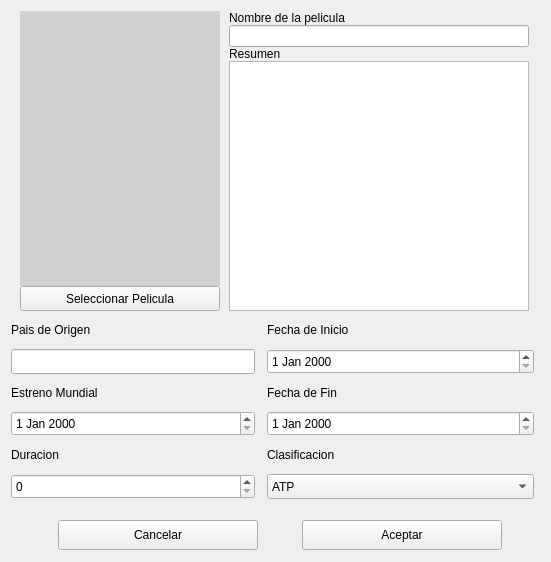
<?xml version="1.0" encoding="UTF-8"?>
<ui version="4.0">
 <class>Form</class>
 <widget class="QWidget" name="Form">
  <property name="geometry">
   <rect>
    <x>0</x>
    <y>0</y>
    <width>551</width>
    <height>562</height>
   </rect>
  </property>
  <property name="windowTitle">
   <string>Form</string>
  </property>
  <layout class="QVBoxLayout" name="verticalLayout">
   <item>
    <widget class="QWidget" name="widget" native="true">
     <property name="maximumSize">
      <size>
       <width>16777215</width>
       <height>600</height>
      </size>
     </property>
     <layout class="QVBoxLayout" name="verticalLayout_2">
      <property name="spacing">
       <number>0</number>
      </property>
      <property name="leftMargin">
       <number>0</number>
      </property>
      <property name="topMargin">
       <number>0</number>
      </property>
      <property name="rightMargin">
       <number>0</number>
      </property>
      <property name="bottomMargin">
       <number>0</number>
      </property>
      <item>
       <widget class="QWidget" name="widget_4" native="true">
        <property name="maximumSize">
         <size>
          <width>16777215</width>
          <height>300</height>
         </size>
        </property>
        <layout class="QHBoxLayout" name="horizontalLayout">
         <property name="spacing">
          <number>0</number>
         </property>
         <property name="leftMargin">
          <number>0</number>
         </property>
         <property name="topMargin">
          <number>0</number>
         </property>
         <property name="rightMargin">
          <number>0</number>
         </property>
         <property name="bottomMargin">
          <number>0</number>
         </property>
         <item>
          <widget class="QWidget" name="widget_5" native="true">
           <property name="maximumSize">
            <size>
             <width>200</width>
             <height>16777215</height>
            </size>
           </property>
           <layout class="QVBoxLayout" name="verticalLayout_3">
            <property name="spacing">
             <number>0</number>
            </property>
            <property name="leftMargin">
             <number>0</number>
            </property>
            <property name="topMargin">
             <number>0</number>
            </property>
            <property name="rightMargin">
             <number>0</number>
            </property>
            <property name="bottomMargin">
             <number>0</number>
            </property>
            <item>
             <widget class="QLabel" name="label_peli">
              <property name="styleSheet">
               <string notr="true">background-color:rgb(208, 208, 208)</string>
              </property>
              <property name="text">
               <string/>
              </property>
             </widget>
            </item>
            <item>
             <widget class="QPushButton" name="btn_seleccionar_pelicula">
              <property name="minimumSize">
               <size>
                <width>0</width>
                <height>25</height>
               </size>
              </property>
              <property name="text">
               <string>Seleccionar Pelicula</string>
              </property>
             </widget>
            </item>
           </layout>
          </widget>
         </item>
         <item>
          <widget class="QWidget" name="widget_6" native="true">
           <property name="maximumSize">
            <size>
             <width>300</width>
             <height>16777215</height>
            </size>
           </property>
           <layout class="QVBoxLayout" name="verticalLayout_4">
            <property name="spacing">
             <number>0</number>
            </property>
            <property name="leftMargin">
             <number>0</number>
            </property>
            <property name="topMargin">
             <number>0</number>
            </property>
            <property name="rightMargin">
             <number>0</number>
            </property>
            <property name="bottomMargin">
             <number>0</number>
            </property>
            <item>
             <widget class="QLabel" name="label">
              <property name="styleSheet">
               <string notr="true">font: 11pt &quot;MS Shell Dlg 2&quot;;</string>
              </property>
              <property name="text">
               <string>Nombre de la pelicula</string>
              </property>
             </widget>
            </item>
            <item>
             <widget class="QLineEdit" name="nombre_pelicula"/>
            </item>
            <item>
             <widget class="QLabel" name="label_2">
              <property name="styleSheet">
               <string notr="true">font: 11pt &quot;MS Shell Dlg 2&quot;;</string>
              </property>
              <property name="text">
               <string>Resumen</string>
              </property>
             </widget>
            </item>
            <item>
             <widget class="QTextEdit" name="textEdit_Resumen"/>
            </item>
           </layout>
          </widget>
         </item>
        </layout>
       </widget>
      </item>
      <item>
       <widget class="QWidget" name="widget_3" native="true">
        <property name="maximumSize">
         <size>
          <width>16777215</width>
          <height>300</height>
         </size>
        </property>
        <layout class="QHBoxLayout" name="horizontalLayout_3">
         <property name="spacing">
          <number>0</number>
         </property>
         <property name="leftMargin">
          <number>0</number>
         </property>
         <property name="topMargin">
          <number>0</number>
         </property>
         <property name="rightMargin">
          <number>0</number>
         </property>
         <property name="bottomMargin">
          <number>0</number>
         </property>
         <item>
          <widget class="QWidget" name="widget_7" native="true">
           <property name="minimumSize">
            <size>
             <width>0</width>
             <height>0</height>
            </size>
           </property>
           <property name="maximumSize">
            <size>
             <width>250</width>
             <height>16777215</height>
            </size>
           </property>
           <layout class="QVBoxLayout" name="verticalLayout_7">
            <property name="spacing">
             <number>6</number>
            </property>
            <property name="leftMargin">
             <number>0</number>
            </property>
            <property name="topMargin">
             <number>6</number>
            </property>
            <property name="rightMargin">
             <number>6</number>
            </property>
            <property name="bottomMargin">
             <number>6</number>
            </property>
            <item>
             <widget class="QLabel" name="label_4">
              <property name="styleSheet">
               <string notr="true">font: 11pt &quot;MS Shell Dlg 2&quot;;</string>
              </property>
              <property name="text">
               <string>Pais de Origen</string>
              </property>
             </widget>
            </item>
            <item>
             <widget class="QLineEdit" name="lineEdit_pais_origen">
              <property name="minimumSize">
               <size>
                <width>0</width>
                <height>25</height>
               </size>
              </property>
             </widget>
            </item>
            <item>
             <widget class="QLabel" name="label_5">
              <property name="styleSheet">
               <string notr="true">font: 11pt &quot;MS Shell Dlg 2&quot;;</string>
              </property>
              <property name="text">
               <string>Estreno Mundial</string>
              </property>
             </widget>
            </item>
            <item>
             <widget class="QDateEdit" name="dateEdit_estreno_mundial">
              <property name="minimumSize">
               <size>
                <width>100</width>
                <height>25</height>
               </size>
              </property>
             </widget>
            </item>
            <item>
             <widget class="QLabel" name="label_6">
              <property name="styleSheet">
               <string notr="true">font: 11pt &quot;MS Shell Dlg 2&quot;;</string>
              </property>
              <property name="text">
               <string>Duracion</string>
              </property>
             </widget>
            </item>
            <item>
             <widget class="QSpinBox" name="duracion">
              <property name="minimumSize">
               <size>
                <width>25</width>
                <height>25</height>
               </size>
              </property>
             </widget>
            </item>
           </layout>
          </widget>
         </item>
         <item>
          <widget class="QWidget" name="widget_8" native="true">
           <layout class="QVBoxLayout" name="verticalLayout_6">
            <property name="spacing">
             <number>6</number>
            </property>
            <property name="leftMargin">
             <number>6</number>
            </property>
            <property name="topMargin">
             <number>6</number>
            </property>
            <property name="rightMargin">
             <number>6</number>
            </property>
            <property name="bottomMargin">
             <number>6</number>
            </property>
            <item>
             <widget class="QLabel" name="label_8">
              <property name="styleSheet">
               <string notr="true">font: 11pt &quot;MS Shell Dlg 2&quot;;</string>
              </property>
              <property name="text">
               <string>Fecha de Inicio</string>
              </property>
             </widget>
            </item>
            <item>
             <widget class="QDateEdit" name="dateEdit_fecha_inicio">
              <property name="minimumSize">
               <size>
                <width>100</width>
                <height>25</height>
               </size>
              </property>
             </widget>
            </item>
            <item>
             <widget class="QLabel" name="label_9">
              <property name="styleSheet">
               <string notr="true">font: 11pt &quot;MS Shell Dlg 2&quot;;</string>
              </property>
              <property name="text">
               <string>Fecha de Fin</string>
              </property>
             </widget>
            </item>
            <item>
             <widget class="QDateEdit" name="dateEdit_fecha_fin">
              <property name="minimumSize">
               <size>
                <width>0</width>
                <height>25</height>
               </size>
              </property>
             </widget>
            </item>
            <item>
             <widget class="QLabel" name="label_7">
              <property name="styleSheet">
               <string notr="true">font: 11pt &quot;MS Shell Dlg 2&quot;;</string>
              </property>
              <property name="text">
               <string>Clasificacion</string>
              </property>
             </widget>
            </item>
            <item>
             <widget class="QComboBox" name="clasificacion">
              <property name="minimumSize">
               <size>
                <width>0</width>
                <height>25</height>
               </size>
              </property>
              <item>
               <property name="text">
                <string>ATP</string>
               </property>
              </item>
              <item>
               <property name="text">
                <string>+13</string>
               </property>
              </item>
              <item>
               <property name="text">
                <string>+16</string>
               </property>
              </item>
              <item>
               <property name="text">
                <string>+18</string>
               </property>
              </item>
             </widget>
            </item>
           </layout>
          </widget>
         </item>
        </layout>
       </widget>
      </item>
     </layout>
    </widget>
   </item>
   <item>
    <widget class="QWidget" name="widget_2" native="true">
     <property name="maximumSize">
      <size>
       <width>16777215</width>
       <height>40</height>
      </size>
     </property>
     <layout class="QHBoxLayout" name="horizontalLayout_2">
      <item>
       <spacer name="horizontalSpacer_2">
        <property name="orientation">
         <enum>Qt::Horizontal</enum>
        </property>
        <property name="sizeHint" stdset="0">
         <size>
          <width>38</width>
          <height>20</height>
         </size>
        </property>
       </spacer>
      </item>
      <item>
       <widget class="QPushButton" name="btn_cancelar">
        <property name="minimumSize">
         <size>
          <width>200</width>
          <height>30</height>
         </size>
        </property>
        <property name="sizeIncrement">
         <size>
          <width>0</width>
          <height>0</height>
         </size>
        </property>
        <property name="text">
         <string>Cancelar</string>
        </property>
       </widget>
      </item>
      <item>
       <spacer name="horizontalSpacer">
        <property name="orientation">
         <enum>Qt::Horizontal</enum>
        </property>
        <property name="sizeHint" stdset="0">
         <size>
          <width>38</width>
          <height>20</height>
         </size>
        </property>
       </spacer>
      </item>
      <item>
       <widget class="QPushButton" name="btn_aceptar">
        <property name="minimumSize">
         <size>
          <width>200</width>
          <height>30</height>
         </size>
        </property>
        <property name="sizeIncrement">
         <size>
          <width>0</width>
          <height>0</height>
         </size>
        </property>
        <property name="text">
         <string>Aceptar</string>
        </property>
       </widget>
      </item>
      <item>
       <spacer name="horizontalSpacer_3">
        <property name="orientation">
         <enum>Qt::Horizontal</enum>
        </property>
        <property name="sizeHint" stdset="0">
         <size>
          <width>29</width>
          <height>19</height>
         </size>
        </property>
       </spacer>
      </item>
     </layout>
    </widget>
   </item>
  </layout>
 </widget>
 <resources/>
 <connections/>
</ui>
